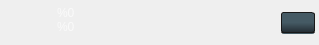
       <widget class="QWidget" name="header" native="true">
        <property name="minimumSize">
         <size>
          <width>319</width>
          <height>45</height>
         </size>
        </property>
        <property name="maximumSize">
         <size>
          <width>482</width>
          <height>45</height>
         </size>
        </property>
        <property name="styleSheet">
         <string notr="true">#header {
background-color: qlineargradient(spread:pad, x1:0, y1:1, x2:0, y2:0, stop:0 rgba(55, 71, 79, 255), stop:0.5 rgba(38, 50, 56, 255), stop:1 rgba(34, 42, 48, 255));
border-top: 1px solid #455a64;
border-left: 1px solid #455a64;
}</string>
        </property>
        <layout class="QGridLayout" name="gridLayout" rowstretch="0,1,0" columnstretch="0,1,0">
         <property name="leftMargin">
          <number>15</number>
         </property>
         <property name="topMargin">
          <number>6</number>
         </property>
         <property name="rightMargin">
          <number>4</number>
         </property>
         <property name="bottomMargin">
          <number>5</number>
         </property>
         <property name="horizontalSpacing">
          <number>10</number>
         </property>
         <property name="verticalSpacing">
          <number>0</number>
         </property>
         <item row="0" column="1">
          <widget class="TextWidget" name="title_1">
           <property name="styleSheet">
            <string notr="true">QLabel {
    font: 550 16px &quot;Open Sans&quot;;
    color: #fafafa;
}</string>
           </property>
           <property name="text">
            <string notr="true">%0</string>
           </property>
           <property name="strings" stdset="0">
            <stringlist notr="true">
             <string>title</string>
            </stringlist>
           </property>
          </widget>
         </item>
         <item row="1" column="1" rowspan="2" alignment="Qt::AlignTop">
          <widget class="TextWidget" name="title_2">
           <property name="styleSheet">
            <string notr="true">QLabel {  font: 11px &quot;Open Sans&quot;; color: #fafafa; }</string>
           </property>
           <property name="text">
            <string notr="true">%0</string>
           </property>
           <property name="strings" stdset="0">
            <stringlist>
             <string>property</string>
            </stringlist>
           </property>
          </widget>
         </item>
         <item row="0" column="0" rowspan="3">
          <widget class="QLabel" name="icon">
           <property name="minimumSize">
            <size>
             <width>32</width>
             <height>32</height>
            </size>
           </property>
           <property name="maximumSize">
            <size>
             <width>32</width>
             <height>32</height>
            </size>
           </property>
           <property name="pixmap">
            <pixmap resource="../../resources.qrc">:/textures/Common/Tournament/icon_info_area_2_logo.png</pixmap>
           </property>
           <property name="margin">
            <number>0</number>
           </property>
           <property name="indent">
            <number>-1</number>
           </property>
          </widget>
         </item>
         <item row="0" column="2" rowspan="3">
          <widget class="QPushButton" name="bttn_showPlayersList">
           <property name="minimumSize">
            <size>
             <width>34</width>
             <height>22</height>
            </size>
           </property>
           <property name="maximumSize">
            <size>
             <width>16777215</width>
             <height>22</height>
            </size>
           </property>
           <property name="cursor">
            <cursorShape>PointingHandCursor</cursorShape>
           </property>
           <property name="toolTip">
            <string>@Tooltip_Main_Tourney_Show_Hide_Players_32</string>
           </property>
           <property name="styleSheet">
            <string notr="true">QAbstractButton {
    
	background-image: url(:/textures/Common/Tournament/bttn_1x2_players_tournament.png);
border: 1px solid #191919;
border-radius: 3px;
border-bottom: 2px solid qlineargradient(spread:pad, x1:0, y1:1, x2:0, y2:0, stop:0 rgba(69, 90, 100, 255), stop:0.498 rgba(69, 90, 100, 255), stop:0.502 rgba(24, 24, 24, 255), stop:1 rgba(24, 24, 24, 255));
background-position: top;
background-repeat: no-repeat;
background-attachment: fixed;
	background-color: qlineargradient(spread:pad, x1:0, y1:1, x2:0, y2:0, stop:0 rgba(34, 42, 48, 255), stop:0.502 rgba(69, 90, 100, 255), stop:1 rgba(69, 90, 100, 255));

}
QAbstractButton:hover {
    background-color: qlineargradient(spread:pad, x1:0, y1:1, x2:0, y2:0, stop:0 rgba(74, 132, 148, 255), stop:0.502 #455a64, stop:1 #455a64);
}
QAbstractButton:pressed {
    background-color: qlineargradient(spread:pad, x1:0, y1:1, x2:0, y2:0, stop:0 rgba(4, 2, 4, 125), stop:0.9 rgba(6, 9, 10, 255), stop:1 rgba(32, 39, 37, 255));
}

QAbstractButton:checked {
    background-position: bottom;
}</string>
           </property>
           <property name="text">
            <string/>
           </property>
           <property name="checkable">
            <bool>true</bool>
           </property>
           <property name="checked">
            <bool>true</bool>
           </property>
          </widget>
         </item>
        </layout>
       </widget>
